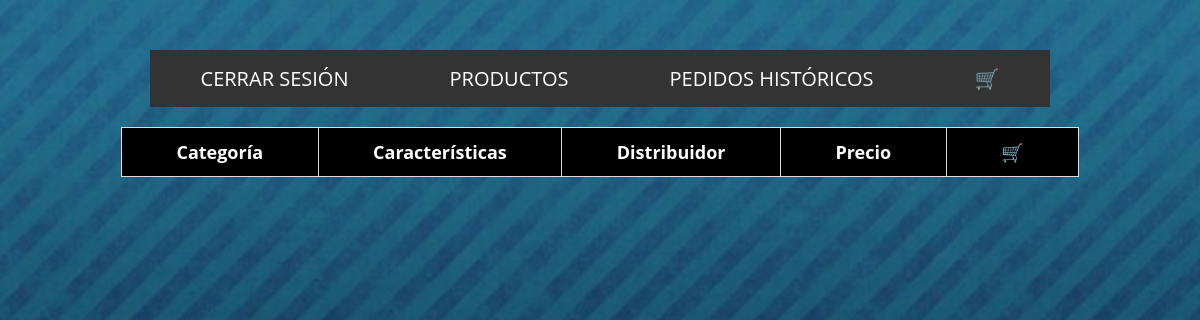
/SystemCare_inv/mostrar_adaptadores.php (signed in), run on an earlier commit of the app's database.
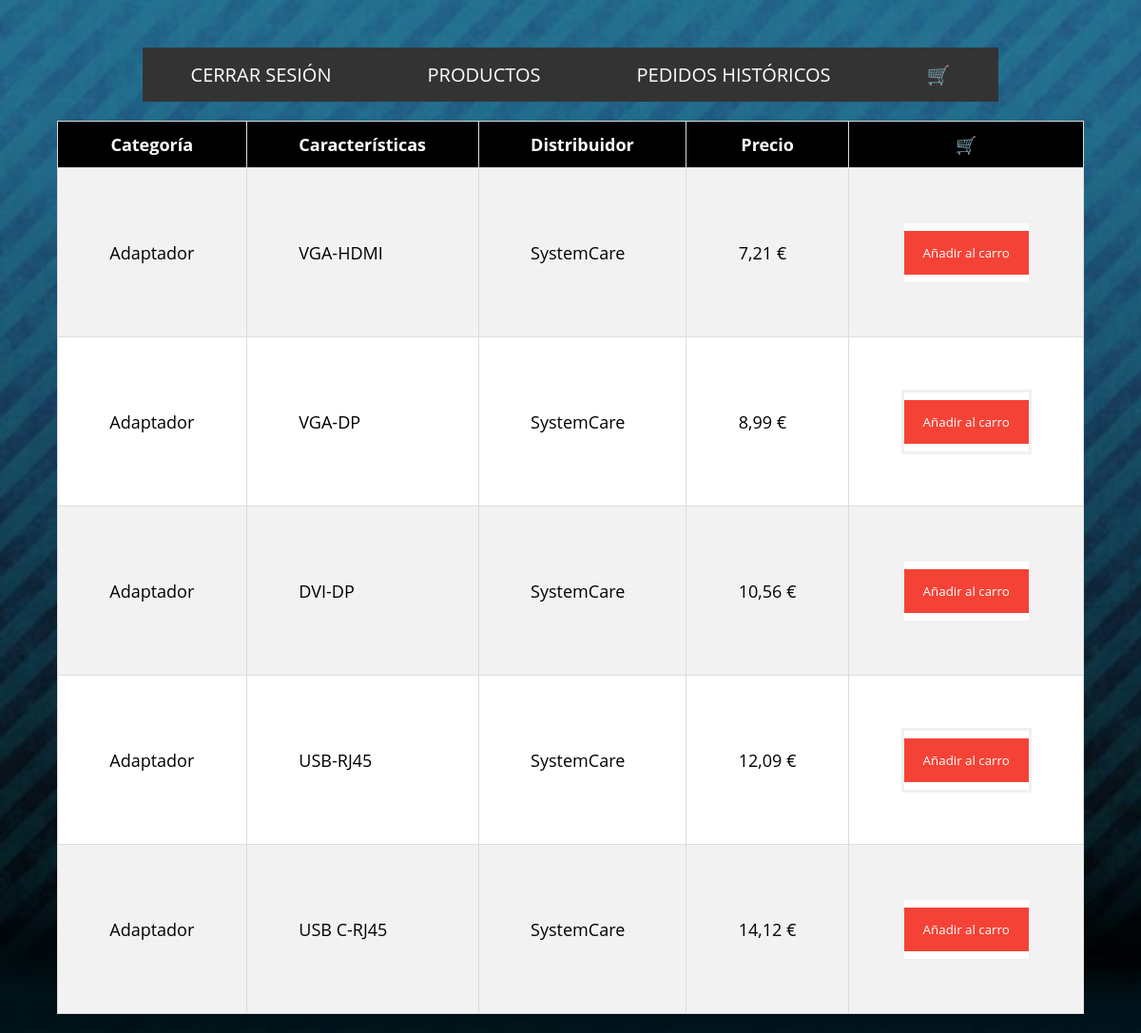
And on a later commit of the database.
### tables this page shows
CREATE TABLE `productos` (
  `id` int(11) NOT NULL,
  `stock` int(11) NOT NULL,
  `categoria` varchar(255) NOT NULL,
  `caracteristicas` varchar(255) NOT NULL,
  `Distribuidor` varchar(255) NOT NULL,
  `precio` float NOT NULL
);

### SystemCare_inv/mostrar_adaptadores.php (the view, shortened to what this page needs)
<!DOCTYPE html>
<html lang="es">
<head>
    <link rel="stylesheet" href="css/style.css">
</head>
<body id="fondo">
<?php include_once('header.php');?>
<?php
    $servername = "localhost";
    $username = "systemadmin";
    $password = "abc123.";
    $dbname = "SystemCare_inv";
    $conn = mysqli_connect($servername, $username, $password, $dbname);
    $sql = "SELECT id, categoria, caracteristicas, distribuidor, precio FROM productos WHERE categoria=?";
    $stmt = mysqli_prepare($conn, $sql);
    $categoria = 'Adaptador';
    mysqli_stmt_bind_param($stmt, "s", $categoria);
    mysqli_stmt_execute($stmt);
    $resultado = mysqli_stmt_get_result($stmt);
	echo "<table id='categorias'>";
	echo "<tr><th>Categoría</th><th>Características</th><th>Distribuidor</th><th>Precio</th><th>🛒</th></tr>";
	while ($fila = mysqli_fetch_assoc($resultado)) {
    $precio = number_format($fila["precio"], 2, ',', '') . " €";
    echo "<tr><td>" . $fila["categoria"] . "</td><td>" . $fila["caracteristicas"] . "</td><td>" . $fila["distribuidor"] . "</td><td>" . $precio . "</td><td><form action='carro.php' method='POST'><input type='hidden' name='id' value='" . $fila["id"] . "'><input type='hidden' name='categoria' value='" . $fila["categoria"] . "'><input type='hidden' name='caracteristicas' value='" . $fila["caracteristicas"] . "'><input type='hidden' name='distribuidor' value='" . $fila["distribuidor"] . "'><input type='hidden' name='precio' value='" . $fila["precio"] . "'><button type='submit'>Añadir al carro</button></form></td></tr>";
	}
	echo "</table>";
?>
</body>
</html>

What changed in the data, as far as the page shows it:
now on this page (row edited): productos: categoria "Adaptador", caracteristicas "VGA-HDMI", Distribuidor "SystemCare", precio "7,21 €"
now on this page (row edited): productos: categoria "Adaptador", caracteristicas "VGA-DP", Distribuidor "SystemCare", precio "8,99 €"
now on this page (row edited): productos: categoria "Adaptador", caracteristicas "DVI-DP", Distribuidor "SystemCare", precio "10,56 €"
now on this page (row edited): productos: categoria "Adaptador", caracteristicas "USB-RJ45", Distribuidor "SystemCare", precio "12,09 €"
now on this page (row edited): productos: categoria "Adaptador", caracteristicas "USB C-RJ45", Distribuidor "SystemCare", precio "14,12 €"
